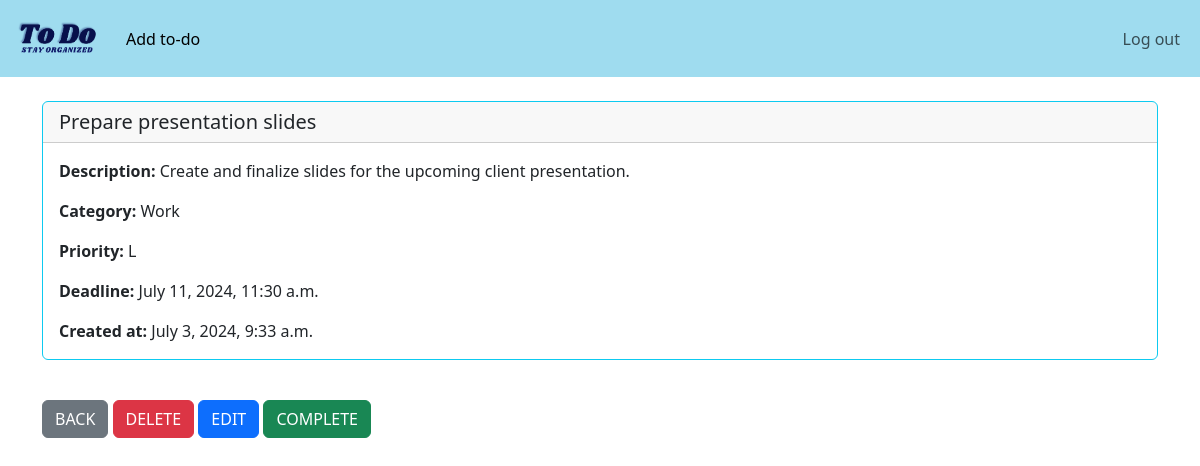
Page /task/23/ (signed in) on the committed database.
### website/models.py (models this page shows, shortened)
class Task(models.Model):
    PRIORITY_CHOICES = [
        ('L', 'Low'),
        ('M', 'Medium'),
        ('H', 'High'),
    ]
    user = models.ForeignKey(User, on_delete=models.CASCADE)
    created_at = models.DateTimeField(auto_now_add=True)
    title = models.CharField(max_length=100)
    description = models.TextField()
    category = models.CharField(max_length=50, blank=True, null=True)
    deadline = models.DateTimeField(blank=True, null=True)
    priority = models.CharField(max_length=1, choices=PRIORITY_CHOICES, default='M')
    completed = models.BooleanField(default=False)

### website/views.py (the view)
# urls.py: path('task/<int:pk>/', views.task, name='task'),
def task(request, pk):
    if request.user.is_authenticated:
        try:
            task = get_object_or_404(Task, id=pk, user=request.user)
            return render(request, 'task.html', {'task': task})
        except Task.DoesNotExist:
            messages.error(request, "Task does not exist.")
            return redirect('home')
    else:
        messages.success(request, "You must be logged in! Log in and try again...")
        return redirect('home')

### website/templates/task.html
{% extends 'base.html' %}
{% block content %}
<div class="card border-info mb-3">
    <h5 class="card-header">
        {{ task.title }}
    </h5>
    <div class="card-body">
        <p class="card-text">
            <strong>Description:  </strong>{{ task.description }}</p>
        <p class="card-text">
            <strong>Category:  </strong>{{ task.category }}</p>
        <p class="card-text">
            <strong>Priority:  </strong>{{ task.priority }}</p>
        <p class="card-text">
            <strong>Deadline:  </strong>{{ task.deadline }}</p>
        <p class="card-text">
            <strong>Created at:  </strong>{{ task.created_at }}</p>
    </div>
</div>
<br/>
    <a href = "{% url 'home' %}" class = "btn btn-secondary"> BACK</a>
    <a href = "{% url 'delete_task' task.id %}" class = "btn btn-danger"> DELETE </a>
    <a href = "{% url 'edit_task' task.id %}" class = "btn btn-primary"> EDIT </a>
    <a href = "{% url 'complete_task' task.id %}" class = "btn btn-success"> COMPLETE </a>
{% endblock %}

### rows in the picture
Task: title "Prepare presentation slides", description "Create and finalize slides for the upcoming client presentation.", category "Work", priority "L", deadline "July 11, 2024, 11:30 a.m.", created_at "July 3, 2024, 9:33 a.m."
